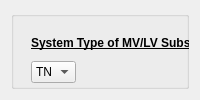
        <widget class="QWidget" name="tab">
         <attribute name="title">
          <string>Global Settings</string>
         </attribute>
         <layout class="QVBoxLayout" name="verticalLayout_3">
          <item>
           <widget class="QGroupBox" name="groupBox_9">
            <property name="title">
             <string/>
            </property>
            <widget class="QWidget" name="verticalLayoutWidget_11">
             <property name="geometry">
              <rect>
               <x>20</x>
               <y>20</y>
               <width>301</width>
               <height>315</height>
              </rect>
             </property>
             <layout class="QVBoxLayout" name="verticalLayout_11">
              <item>
               <layout class="QFormLayout" name="formLayout_45">
                <property name="verticalSpacing">
                 <number>0</number>
                </property>
                <item row="0" column="0">
                 <widget class="QLabel" name="label_80">
                  <property name="font">
                   <font>
                    <bold>true</bold>
                    <underline>true</underline>
                   </font>
                  </property>
                  <property name="text">
                   <string>System Type of MV/LV Substation</string>
                  </property>
                 </widget>
                </item>
                <item row="1" column="0">
                 <widget class="QComboBox" name="comboBox_9">
                  <property name="cursor">
                   <cursorShape>PointingHandCursor</cursorShape>
                  </property>
                  <item>
                   <property name="text">
                    <string>TN</string>
                   </property>
                  </item>
                  <item>
                   <property name="text">
                    <string>TT</string>
                   </property>
                  </item>
                 </widget>
                </item>
                <item row="0" column="1">
                 <widget class="QToolButton" name="toolButton_63">
                  <property name="maximumSize">
                   <size>
                    <width>30</width>
                    <height>30</height>
                   </size>
                  </property>
                  <property name="toolTip">
                   <string>Type of the Medium Voltage/ Low Voltage Substation</string>
                  </property>
                  <property name="icon">
                   <iconset resource="resources.qrc">
                    <normaloff>:/images/images/info-tooltip.png</normaloff>:/images/images/info-tooltip.png</iconset>
                  </property>
                  <property name="iconSize">
                   <size>
                    <width>40</width>
                    <height>40</height>
                   </size>
                  </property>
                  <property name="checkable">
                   <bool>false</bool>
                  </property>
                  <property name="toolButtonStyle">
                   <enum>Qt::ToolButtonIconOnly</enum>
                  </property>
                  <property name="autoRaise">
                   <bool>false</bool>
                  </property>
                  <property name="arrowType">
                   <enum>Qt::NoArrow</enum>
                  </property>
                 </widget>
                </item>
               </layout>
              </item>
              <item>
               <layout class="QFormLayout" name="formLayout_46">
                <property name="verticalSpacing">
                 <number>0</number>
                </property>
                <item row="0" column="0">
                 <widget class="QLabel" name="label_81">
                  <property name="font">
                   <font>
                    <bold>true</bold>
                    <underline>true</underline>
                   </font>
                  </property>
                  <property name="text">
                   <string>Geometric proportionality factor</string>
                  </property>
                 </widget>
                </item>
                <item row="0" column="1">
                 <widget class="QToolButton" name="toolButton_64">
                  <property name="maximumSize">
                   <size>
                    <width>30</width>
                    <height>30</height>
                   </size>
                  </property>
                  <property name="icon">
                   <iconset resource="resources.qrc">
                    <normaloff>:/images/images/info-tooltip.png</normaloff>:/images/images/info-tooltip.png</iconset>
                  </property>
                  <property name="iconSize">
                   <size>
                    <width>40</width>
                    <height>40</height>
                   </size>
                  </property>
                  <property name="checkable">
                   <bool>false</bool>
                  </property>
                  <property name="toolButtonStyle">
                   <enum>Qt::ToolButtonIconOnly</enum>
                  </property>
                  <property name="autoRaise">
                   <bool>false</bool>
                  </property>
                  <property name="arrowType">
                   <enum>Qt::NoArrow</enum>
                  </property>
                 </widget>
                </item>
                <item row="1" column="0">
                 <widget class="QLineEdit" name="lineEdit_32">
                  <property name="toolTip">
                   <string>(Variable: 'kg', Unit of Measurement: 'm^-1')</string>
                  </property>
                  <property name="inputMethodHints">
                   <set>Qt::ImhNone</set>
                  </property>
                  <property name="frame">
                   <bool>true</bool>
                  </property>
                  <property name="dragEnabled">
                   <bool>false</bool>
                  </property>
                  <property name="clearButtonEnabled">
                   <bool>true</bool>
                  </property>
                 </widget>
                </item>
                <item row="1" column="1">
                 <widget class="QLabel" name="label_82">
                  <property name="toolTip">
                   <string>Unit of Measurement</string>
                  </property>
                  <property name="text">
                   <string>m^-1</string>
                  </property>
                 </widget>
                </item>
                <item row="2" column="0">
                 <widget class="QLabel" name="label_102">
                  <property name="enabled">
                   <bool>false</bool>
                  </property>
                  <property name="styleSheet">
                   <string notr="true">color: rgb(170, 0, 0)</string>
                  </property>
                  <property name="text">
                   <string>Error</string>
                  </property>
                 </widget>
                </item>
               </layout>
              </item>
              <item>
               <layout class="QFormLayout" name="formLayout_47">
                <property name="verticalSpacing">
                 <number>0</number>
                </property>
                <item row="2" column="0">
                 <widget class="QLabel" name="label_83">
                  <property name="font">
                   <font>
                    <bold>true</bold>
                    <underline>true</underline>
                   </font>
                  </property>
                  <property name="text">
                   <string>Surface potential proportionality factor</string>
                  </property>
                 </widget>
                </item>
                <item row="2" column="1">
                 <widget class="QToolButton" name="toolButton_65">
                  <property name="maximumSize">
                   <size>
                    <width>30</width>
                    <height>30</height>
                   </size>
                  </property>
                  <property name="icon">
                   <iconset resource="resources.qrc">
                    <normaloff>:/images/images/info-tooltip.png</normaloff>:/images/images/info-tooltip.png</iconset>
                  </property>
                  <property name="iconSize">
                   <size>
                    <width>40</width>
                    <height>40</height>
                   </size>
                  </property>
                  <property name="checkable">
                   <bool>false</bool>
                  </property>
                  <property name="toolButtonStyle">
                   <enum>Qt::ToolButtonIconOnly</enum>
                  </property>
                  <property name="autoRaise">
                   <bool>false</bool>
                  </property>
                  <property name="arrowType">
                   <enum>Qt::NoArrow</enum>
                  </property>
                 </widget>
                </item>
                <item row="4" column="0">
                 <widget class="QLineEdit" name="lineEdit_33">
                  <property name="toolTip">
                   <string>(Variable: 'ksp', Function)</string>
                  </property>
                  <property name="clearButtonEnabled">
                   <bool>true</bool>
                  </property>
                 </widget>
                </item>
                <item row="4" column="1">
                 <widget class="QLabel" name="label_84">
                  <property name="text">
                   <string>function</string>
                  </property>
                 </widget>
                </item>
                <item row="5" column="0">
                 <widget class="QLabel" name="label_101">
                  <property name="enabled">
                   <bool>false</bool>
                  </property>
                  <property name="styleSheet">
                   <string notr="true">color: rgb(170, 0, 0)</string>
                  </property>
                  <property name="text">
                   <string>Error</string>
                  </property>
                 </widget>
                </item>
               </layout>
              </item>
              <item>
               <layout class="QFormLayout" name="formLayout_48">
                <property name="verticalSpacing">
                 <number>0</number>
                </property>
                <item row="0" column="0">
                 <widget class="QLabel" name="label_85">
                  <property name="font">
                   <font>
                    <bold>true</bold>
                    <underline>true</underline>
                   </font>
                  </property>
                  <property name="text">
                   <string>Fault Duration</string>
                  </property>
                 </widget>
                </item>
                <item row="0" column="1">
                 <widget class="QToolButton" name="toolButton_66">
                  <property name="maximumSize">
                   <size>
                    <width>30</width>
                    <height>30</height>
                   </size>
                  </property>
                  <property name="icon">
                   <iconset resource="resources.qrc">
                    <normaloff>:/images/images/info-tooltip.png</normaloff>:/images/images/info-tooltip.png</iconset>
                  </property>
                  <property name="iconSize">
                   <size>
                    <width>40</width>
                    <height>40</height>
                   </size>
                  </property>
                  <property name="checkable">
                   <bool>false</bool>
                  </property>
                  <property name="toolButtonStyle">
                   <enum>Qt::ToolButtonIconOnly</enum>
                  </property>
                  <property name="autoRaise">
                   <bool>false</bool>
                  </property>
                  <property name="arrowType">
                   <enum>Qt::NoArrow</enum>
                  </property>
                 </widget>
                </item>
                <item row="1" column="0">
                 <widget class="QLineEdit" name="lineEdit_34">
                  <property name="toolTip">
                   <string>(Variable: 'tf', Unit of Measurement: 's')</string>
                  </property>
                  <property name="clearButtonEnabled">
                   <bool>true</bool>
                  </property>
                 </widget>
                </item>
                <item row="1" column="1">
                 <widget class="QLabel" name="label_86">
                  <property name="toolTip">
                   <string>Unit of Measurement</string>
                  </property>
                  <property name="text">
                   <string>s</string>
                  </property>
                 </widget>
                </item>
                <item row="2" column="0">
                 <widget class="QLabel" name="label_100">
                  <property name="enabled">
                   <bool>false</bool>
                  </property>
                  <property name="styleSheet">
                   <string notr="true">color: rgb(170, 0, 0)</string>
                  </property>
                  <property name="text">
                   <string>Error</string>
                  </property>
                 </widget>
                </item>
               </layout>
              </item>
             </layout>
            </widget>
           </widget>
          </item>
         </layout>
        </widget>
